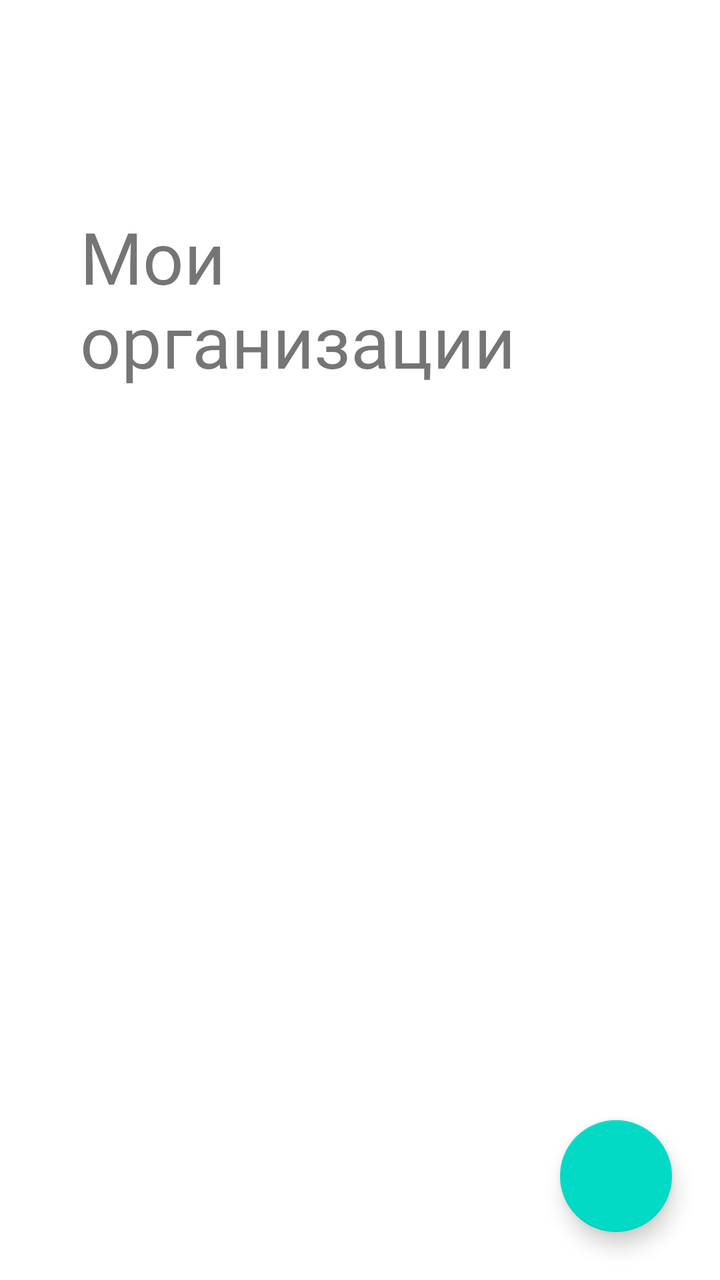
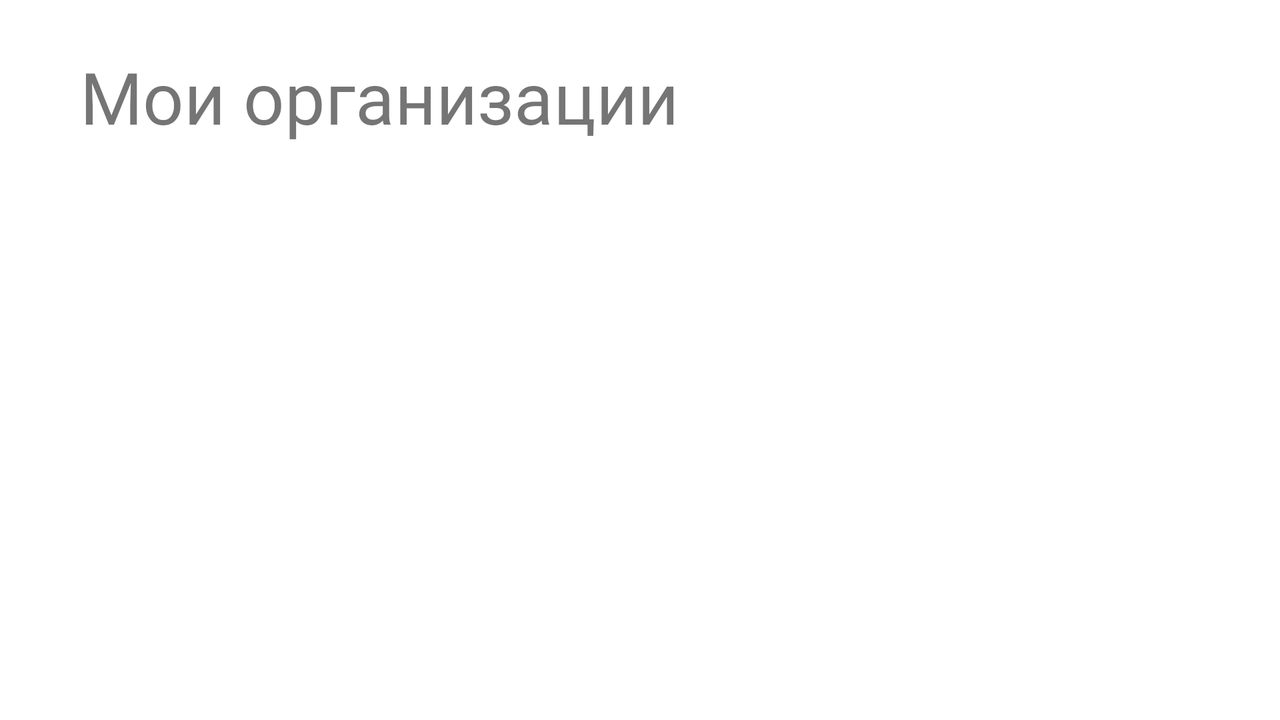

An Android layout and its configuration variant, each rendered on a device that would load it. The default file and the variant file are quoted in full after the pictures.
<!-- AndroidManifest.xml: application theme AppTheme -->
<!-- res/layout/fragment_myorganizations.xml -->
<?xml version="1.0" encoding="utf-8"?>
<FrameLayout xmlns:android="http://schemas.android.com/apk/res/android"
    xmlns:tools="http://schemas.android.com/tools"
    xmlns:app="http://schemas.android.com/apk/res-auto"
    android:layout_width="match_parent"
    android:layout_height="match_parent"
    tools:context="View.Fragments.MeScreen.MyOrganizationsScreen.MyOrganizationsFragment">


    <LinearLayout
        android:id="@+id/framePersonalButtons"
        android:layout_width="match_parent"
        android:layout_height="match_parent"
        android:layout_marginTop="0dp"
        android:background="@color/colorWhite"
        android:orientation="vertical"
        android:padding="24dp">

        <RelativeLayout
            android:layout_width="wrap_content"
            android:layout_height="wrap_content">

            <TextView
                android:id="@+id/headMyOrganizations"
                android:layout_width="wrap_content"
                android:layout_height="wrap_content"
                android:layout_alignParentLeft="true"
                android:layout_alignParentTop="true"
                android:layout_marginLeft="16dp"
                android:layout_marginTop="80dp"
                android:gravity="center_vertical"
                android:fontFamily="@font/comfortaa_bold"
                android:text="@string/myOrganisation"
                android:textSize="36sp" />

        </RelativeLayout>


        <RelativeLayout
            android:layout_width="match_parent"
            android:layout_height="match_parent">

            <androidx.recyclerview.widget.RecyclerView
                android:id="@+id/recyclerViewMyOrganizations"
                android:layout_width="match_parent"
                android:layout_height="match_parent"
                android:padding="12dp"
                tools:listitem="@layout/recyclerview_item_myorganizations">

            </androidx.recyclerview.widget.RecyclerView>

        </RelativeLayout>

    </LinearLayout>

    <com.google.android.material.floatingactionbutton.FloatingActionButton
        android:id="@+id/floating_action_button_myorganizations"
        android:layout_width="wrap_content"
        android:layout_height="wrap_content"
        android:layout_gravity="bottom|right"
        android:layout_marginEnd="24dp"
        android:layout_marginBottom="24dp"
        android:onClick="onClick"
        app:srcCompat="@drawable/ic_add_black" />

</FrameLayout>
<!-- res/layout/recyclerview_item_myorganizations.xml (included above) -->
<?xml version="1.0" encoding="utf-8"?>
<com.google.android.material.card.MaterialCardView
    xmlns:android="http://schemas.android.com/apk/res/android"
    xmlns:tools="http://schemas.android.com/tools"
    android:layout_width="match_parent"
    android:layout_height="wrap_content"
    android:layout_marginBottom="12dp"
    xmlns:app="http://schemas.android.com/apk/res-auto"
    android:layout_margin="8dp"
    app:cardCornerRadius="8dp"
    app:cardElevation="5dp"
    app:cardUseCompatPadding="true"
    style="@style/Widget.MaterialComponents.CardView"
    >

    <LinearLayout
        android:layout_width="match_parent"
        android:layout_height="wrap_content"
        android:orientation="vertical">

        <LinearLayout
            android:layout_width="match_parent"
            android:layout_height="wrap_content"
            android:orientation="vertical"
            android:padding="16dp">

            
            <TextView
                android:id="@+id/myorganizationsName"
                android:layout_width="wrap_content"
                android:layout_height="wrap_content"
                android:textAppearance="?attr/textAppearanceHeadline6" />
        </LinearLayout>
    </LinearLayout>
</com.google.android.material.card.MaterialCardView>
<!-- resources referenced by this layout -->
<resources>
  <string name="myOrganisation">Мои организации</string>
  <style name="AppTheme" parent="Theme.MaterialComponents.Light.NoActionBar">
          
          <item name="android:windowContentTransitions">true</item>
          <item name="colorPrimary">@color/colorPrimary</item>
          <item name="colorPrimaryDark">@color/colorPrimaryDark</item>
          <item name="colorAccent">@color/colorAccent</item>
          <item name="bottomSheetDialogTheme">@style/AppBottomSheetDialogTheme</item>
      </style>
  <style name="AppBottomSheetDialogTheme" parent="Theme.Design.Light.BottomSheetDialog">
          <item name="bottomSheetStyle">@style/AppModalStyle</item>
      </style>
  <style name="AppModalStyle" parent="Widget.Design.BottomSheet.Modal">
          <item name="android:background">@drawable/layout_me_backgroud</item>
      </style>
  <!-- drawable layout_me_backgroud (drawable) -->
  <?xml version="1.0" encoding="utf-8"?>
  <shape xmlns:android="http://schemas.android.com/apk/res/android"
      android:shape="rectangle">
  
      <solid android:color="@color/colorWhite"/>
  
      <corners
          android:topLeftRadius="35dp"
          android:topRightRadius="35dp"/>
  </shape>
</resources>
<!-- res/layout-land/fragment_myorganizations.xml (the repository's variant of the layout above) -->
<!-- drawn on the phone turned sideways -->
<?xml version="1.0" encoding="utf-8"?>
<FrameLayout xmlns:android="http://schemas.android.com/apk/res/android"
    xmlns:tools="http://schemas.android.com/tools"
    xmlns:app="http://schemas.android.com/apk/res-auto"
    android:layout_width="match_parent"
    android:layout_height="match_parent"
    tools:context="view.fragments.meScreen.myOrganizationsScreen.MyOrganizationsFragment">


    <LinearLayout
        android:id="@+id/framePersonalButtons"
        android:layout_width="match_parent"
        android:layout_height="match_parent"
        android:layout_marginTop="0dp"
        android:background="@color/colorWhite"
        android:orientation="vertical"
        android:padding="24dp">

        <RelativeLayout
            android:layout_width="wrap_content"
            android:layout_height="wrap_content">

            <TextView
                android:id="@+id/headMyOrganizations"
                android:layout_width="wrap_content"
                android:layout_height="wrap_content"
                android:layout_alignParentStart="true"
                android:layout_alignParentTop="true"
                android:layout_marginStart="16dp"
                android:gravity="center_vertical"
                android:fontFamily="@font/comfortaa_bold"
                android:text="@string/myOrganisation"
                android:textSize="36sp" />

        </RelativeLayout>


        <RelativeLayout
            android:layout_width="match_parent"
            android:layout_height="match_parent"
            >

            <androidx.recyclerview.widget.RecyclerView
                android:id="@+id/recyclerViewMyOrganizations"
                android:layout_width="match_parent"
                android:layout_height="match_parent"
                android:padding="0dp"
                tools:listitem="@layout/recyclerview_item_myorganizations">

            </androidx.recyclerview.widget.RecyclerView>

        </RelativeLayout>

    </LinearLayout>

</FrameLayout>
